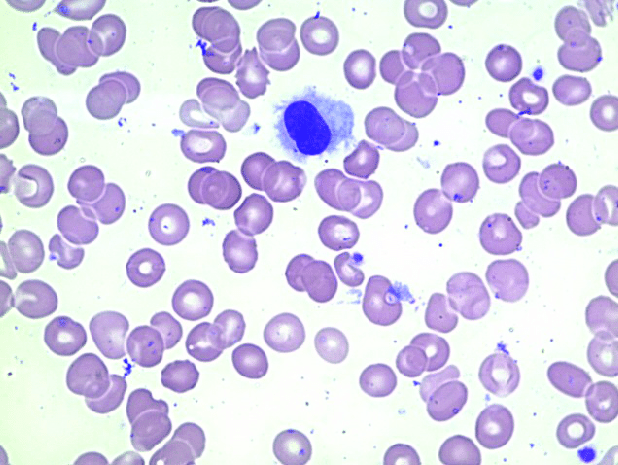
#> input picture Imagem2/Esfregaco-de-sangue.png, 618 x 465 px, found by its file name
$ python filtroLaplaciano.py   (older library calls are emulated)
#> lines starting #> are read from the running program, lines starting #| are printed output that depends on the picture
import cv2
import numpy as np
import matplotlib.pyplot as plt

# Carregar a imagem
imagem_path = "Imagem2/Esfregaco-de-sangue.png"
imagem = cv2.imread(imagem_path, cv2.IMREAD_GRAYSCALE)
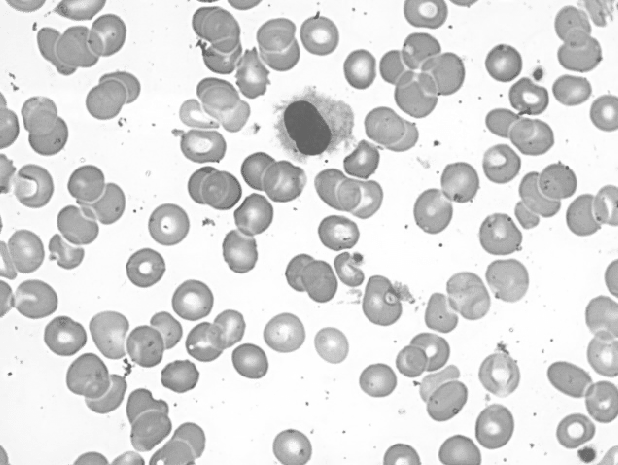
#> imagem: shape (465, 618); min 99, max 255, mean 216.6

# Aplicar o filtro Laplaciano
laplaciano = cv2.Laplacian(imagem, cv2.CV_64F)
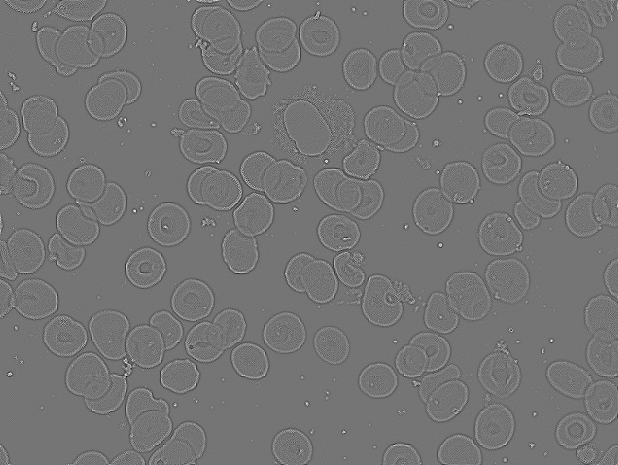
#> laplaciano: shape (465, 618) float64; min -183, max 215, mean 0; drawn with min black and max white

# Calcular a imagem realçada (soma da imagem original com o resultado do filtro Laplaciano)
imagem_realcada = cv2.convertScaleAbs(imagem + laplaciano)
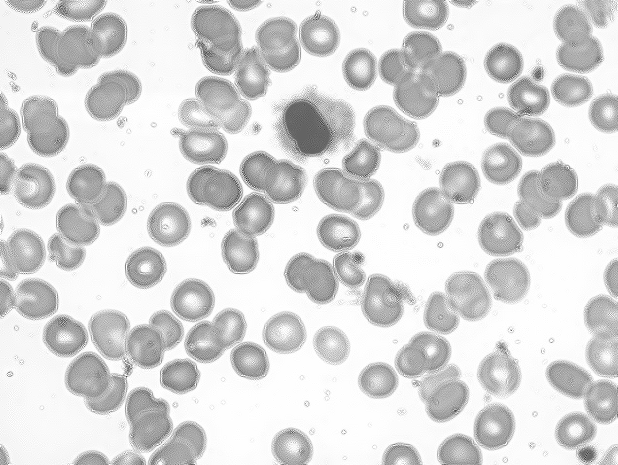
#> imagem_realcada: shape (465, 618); min 47, max 255, mean 216.5

# Exibir as imagens
plt.subplot(131), plt.imshow(imagem, cmap='gray')
plt.title('Imagem Original'), plt.xticks([]), plt.yticks([])

plt.subplot(132), plt.imshow(laplaciano, cmap='gray')
plt.title('Filtro Laplaciano'), plt.xticks([]), plt.yticks([])

plt.subplot(133), plt.imshow(imagem_realcada, cmap='gray')
plt.title('Imagem Realçada'), plt.xticks([]), plt.yticks([])
plt.show()
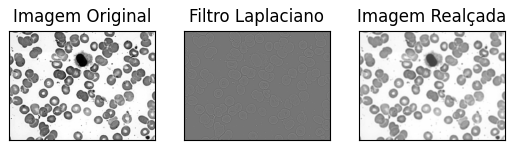
#> figure drawn by matplotlib, 3 panels
